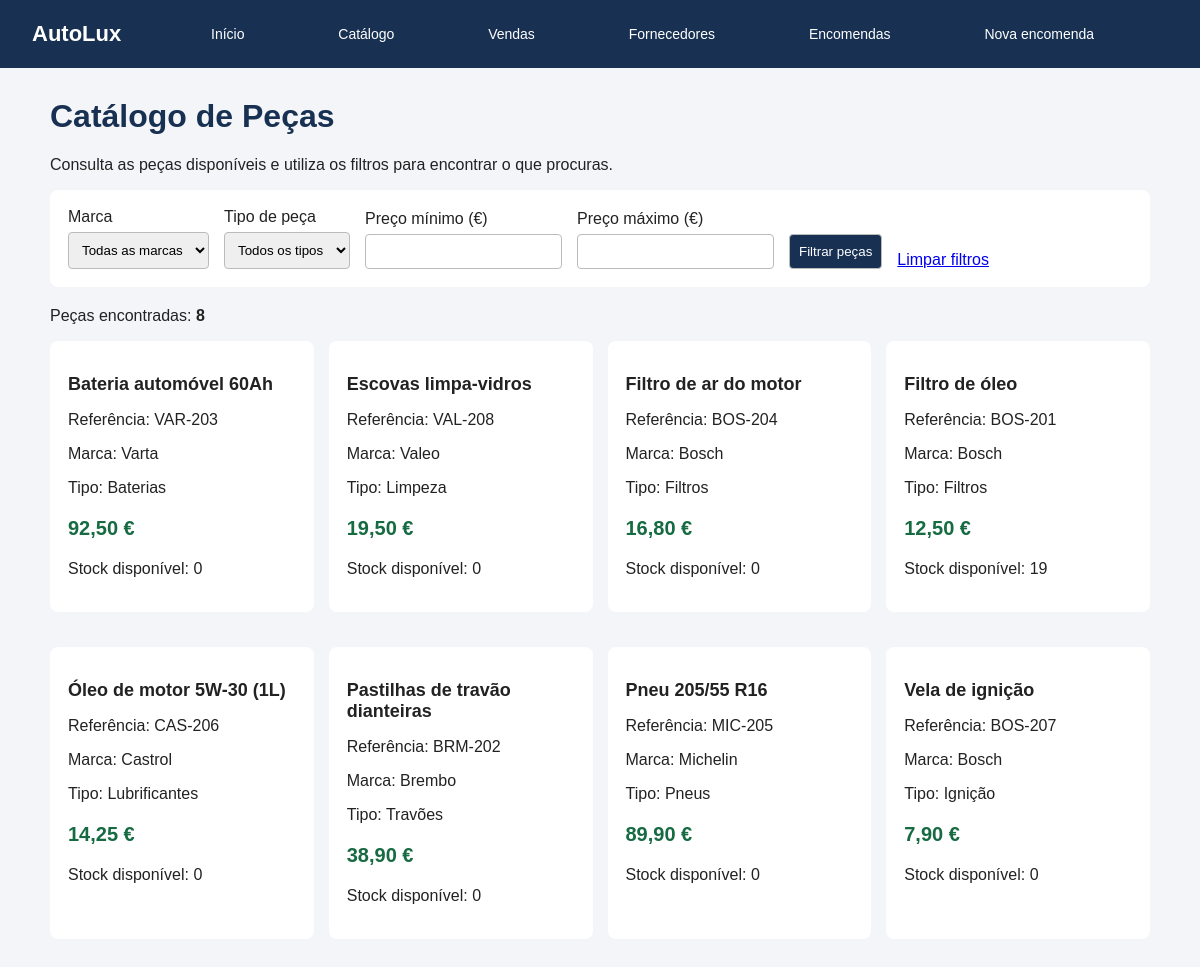
/catalogo.php, run on the app's committed database.
### tables this page shows
CREATE TABLE IF NOT EXISTS pecas (
    id INT AUTO_INCREMENT PRIMARY KEY,
    referencia VARCHAR(50) NOT NULL UNIQUE,
    nome VARCHAR(150) NOT NULL,
    marca VARCHAR(80) NOT NULL,
    fornecedor_id INT NULL,
    tipo VARCHAR(80) NOT NULL,
    preco DECIMAL(10,2) NOT NULL,
    stock INT NOT NULL DEFAULT 0
);

### catalogo.php (the view, shortened to what this page needs)
<?php
require_once __DIR__ . '/config/database.php';
$precoMin = trim($_GET['preco_min'] ?? '');
$precoMax = trim($_GET['preco_max'] ?? '');
$sql = 'SELECT id, referencia, nome, marca, tipo, preco, stock
        FROM pecas
        WHERE 1 = 1';
$parametros = [];
$sql .= ' ORDER BY nome ASC';
$stmt = $pdo->prepare($sql);
$stmt->execute($parametros);
$pecas = $stmt->fetchAll();
function escapar($valor) {
    return htmlspecialchars((string) $valor, ENT_QUOTES, 'UTF-8');
}
?>
<!DOCTYPE html>
<html lang="pt">
<head>
    <link rel="stylesheet" href="assets/menu.css">
</head>
<body>
    <?php include __DIR__ . '/includes/menu.php'; ?>
    <main class="conteudo-pagina">
    <h1>Catálogo de Peças</h1>
    <p>Consulta as peças disponíveis e utiliza os filtros para encontrar o que procuras.</p>
    <form method="GET" action="catalogo.php">
        <div class="filtros">
            <div class="campo">
                <label for="marca">Marca</label>
                <select name="marca" id="marca">
                    <option value="">Todas as marcas</option>
                </select>
            </div>
            <div class="campo">
                <label for="tipo">Tipo de peça</label>
                <select name="tipo" id="tipo">
                    <option value="">Todos os tipos</option>
                </select>
            </div>
            <div class="campo">
                <label for="preco_min">Preço mínimo (€)</label>
                <input type="number" name="preco_min" id="preco_min"
                    min="0" step="0.01"
                    value="<?= escapar($precoMin) ?>">
            </div>
            <div class="campo">
                <label for="preco_max">Preço máximo (€)</label>
                <input type="number" name="preco_max" id="preco_max"
                    min="0" step="0.01"
                    value="<?= escapar($precoMax) ?>">
            </div>
            <button type="submit">Filtrar peças</button>
            <a href="catalogo.php">Limpar filtros</a>
        </div>
    </form>
    <p>Peças encontradas: <strong><?= count($pecas) ?></strong></p>
    <div class="pecas">
        <?php if (count($pecas) === 0): ?>
            <p>Não foram encontradas peças com os filtros selecionados.</p>
        <?php else: ?>
            <?php foreach ($pecas as $peca): ?>
                <article class="peca">
                    <h2><?= escapar($peca['nome']) ?></h2>
                    <p>Referência: <?= escapar($peca['referencia']) ?></p>
                    <p>Marca: <?= escapar($peca['marca']) ?></p>
                    <p>Tipo: <?= escapar($peca['tipo']) ?></p>
                    <p class="preco">
                        <?= number_format((float) $peca['preco'], 2, ',', '.') ?> €
                    </p>
                    <p>Stock disponível: <?= (int) $peca['stock'] ?></p>
                </article>
            <?php endforeach; ?>
        <?php endif; ?>
    </div>
    </main>
</body>
</html>

### includes/menu.php
<nav class="menu-autolux">
    <a class="menu-marca" href="index.php">AutoLux</a>
    <div class="menu-links">
        <a href="index.php">Início</a>
        <a href="catalogo.php">Catálogo</a>
        <a href="vendas.php">Vendas</a>
        <a href="fornecedores.php">Fornecedores</a>
        <a href="encomendas.php">Encomendas</a>
        <a href="encomendas_nova.php">Nova encomenda</a>
    </div>
</nav>

### assets/menu.css (style rules this page uses)
.menu-autolux { display: flex; justify-content: space-between; align-items: center; flex-wrap: wrap; gap: 16px; width: 100%; box-sizing: border-box; margin: 0; padding: 16px 32px; background: #183153; color: white; font-family: Arial, sans-serif; }
.menu-autolux .menu-marca { flex-shrink: 0; color: white; font-size: 22px; font-weight: bold; text-decoration: none; }
.menu-autolux .menu-links { display: flex; flex: 1; justify-content: space-evenly; align-items: center; flex-wrap: wrap; gap: 8px; }
.menu-autolux .menu-links a { color: white; text-decoration: none; padding: 10px 12px; border-radius: 5px; font-size: 14px; white-space: nowrap; }

### catalogo.php (style rules this page uses)
* { box-sizing: border-box; }
body { margin: 0; padding: 0; width: 100%; max-width: none; font-family: Arial, sans-serif; background: #f3f5f8; color: #222; }
.conteudo-pagina { width: min(1100px, 92%); margin: 30px auto; }
h1 { color: #183153; }
form, .peca { background: white; padding: 18px; border-radius: 8px; margin-bottom: 20px; }
.filtros { display: flex; flex-wrap: wrap; gap: 15px; align-items: end; }
.campo { display: flex; flex-direction: column; gap: 6px; }
input, select, button { padding: 9px; border: 1px solid #bbb; border-radius: 4px; }
button { background: #183153; color: white; cursor: pointer; }
.pecas { display: grid; grid-template-columns: repeat(auto-fit, minmax(230px, 1fr)); gap: 15px; }
.peca h2 { font-size: 18px; }
.preco { font-size: 20px; font-weight: bold; color: #176b42; }

### data on the page
pecas: nome "Bateria automóvel 60Ah", referencia "VAR-203", marca "Varta", tipo "Baterias", preco "92,50", stock "0"
pecas: nome "Escovas limpa-vidros", referencia "VAL-208", marca "Valeo", tipo "Limpeza", preco "19,50", stock "0"
pecas: nome "Filtro de ar do motor", referencia "BOS-204", marca "Bosch", tipo "Filtros", preco "16,80", stock "0"
pecas: nome "Filtro de óleo", referencia "BOS-201", marca "Bosch", tipo "Filtros", preco "12,50", stock "19"
pecas: nome "Óleo de motor 5W-30 (1L)", referencia "CAS-206", marca "Castrol", tipo "Lubrificantes", preco "14,25", stock "0"
pecas: nome "Pastilhas de travão dianteiras", referencia "BRM-202", marca "Brembo", tipo "Travões", preco "38,90", stock "0"
pecas: nome "Pneu 205/55 R16", referencia "MIC-205", marca "Michelin", tipo "Pneus", preco "89,90", stock "0"
pecas: nome "Vela de ignição", referencia "BOS-207", marca "Bosch", tipo "Ignição", preco "7,90", stock "0"

### other printed values
count($pecas) "8"
